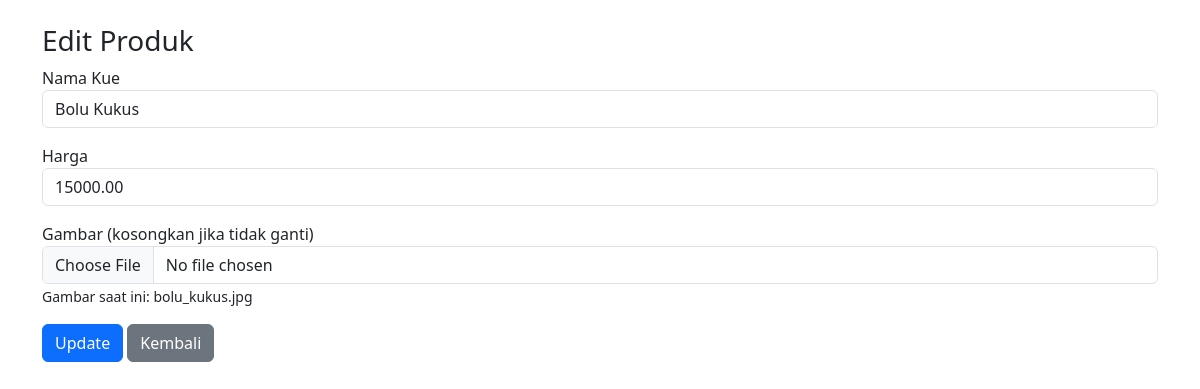
The page /admin/edit_produk.php?id=1 on the database its author committed.
### tables this page shows
CREATE TABLE `products` (
  `id` int(11) NOT NULL,
  `name` varchar(100) DEFAULT NULL,
  `description` text DEFAULT NULL,
  `price` decimal(10,2) DEFAULT NULL,
  `image` varchar(255) DEFAULT NULL
);

### admin/edit_produk.php (the view, shortened to what this page needs)
<?php
include "../db.php";
$id = $_GET['id'];
$data = mysqli_fetch_assoc(mysqli_query($conn, "SELECT * FROM products WHERE id=$id"));
?>
<!DOCTYPE html>
<html lang="id">
<head>
    <link href="https://cdn.jsdelivr.net/npm/bootstrap@5.3.0/dist/css/bootstrap.min.css" rel="stylesheet">
</head>
<body>
<div class="container mt-4">
    <h3>Edit Produk</h3>
    <form method="POST" enctype="multipart/form-data">
        <div class="mb-3">
            <label>Nama Kue</label>
            <input type="text" name="nama" class="form-control" value="<?= $data['name']; ?>" required>
        </div>
        <div class="mb-3">
            <label>Harga</label>
            <input type="number" name="harga" class="form-control" value="<?= $data['price']; ?>" required>
        </div>
        <div class="mb-3">
            <label>Gambar (kosongkan jika tidak ganti)</label>
            <input type="file" name="gambar" class="form-control">
            <small>Gambar saat ini: <?= $data['image']; ?></small>
        </div>
        <button class="btn btn-primary">Update</button>
        <a href="produk.php" class="btn btn-secondary">Kembali</a>
    </form>
</div>
</body>
</html>

### rows shown on the page
products: nama "Bolu Kukus", harga "15000.00", image "bolu_kukus.jpg"
